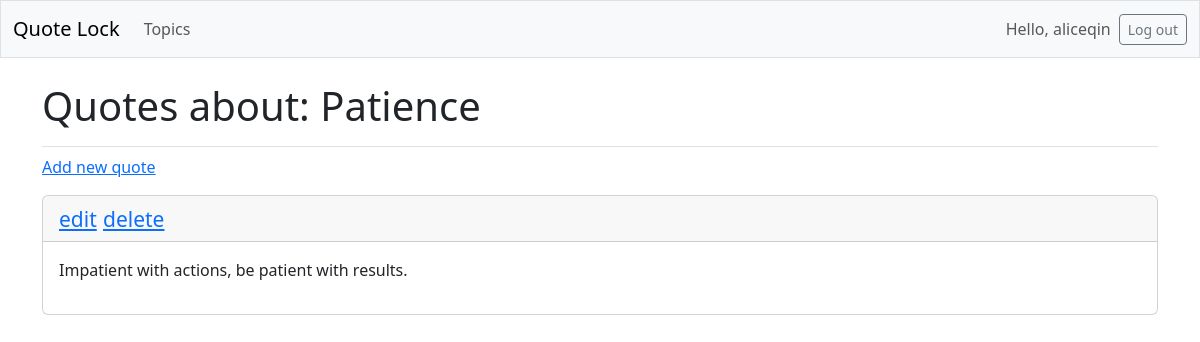
/topics/1 (signed in), run on the app's committed database.
### quotes/models.py (models this page shows, shortened)
class Topic(models.Model):
    text = models.CharField(max_length=200)
    date_added = models.DateTimeField(auto_now_add=True)
    owner = models.ForeignKey(User, on_delete=models.CASCADE)

class Quote(models.Model):
    topic = models.ForeignKey(Topic, on_delete=models.CASCADE)
    text = models.TextField()
    date_added = models.DateTimeField(auto_now_add=True)

### quotes/views.py (the view)
# urls.py: path('topics/<int:topic_id>', views.topic, name='topic'),
@login_required
def topic(request, topic_id):
    topic = Topic.objects.get(id=topic_id)
    check_topic_owner(topic, request.user)
    quotes = topic.quote_set.all()
    return render(request, 'quotes/topic.html', {
        'topic': topic,
        'quotes':quotes
    })

### quotes/views.py (called while the page is built)
def check_topic_owner(topic, user):
    if topic.owner != user:
        raise Http404

### quotes/templates/quotes/topic.html
{% extends 'quotes/base.html' %}
{% block page_header %}
    <h1>Quotes about: {{ topic.text }}</h1>
{% endblock page_header %}
{% block content %}
    <p>
        <a href="{% url 'quotes:new_quote' topic.id %}">Add new quote</a>
    </p>
    {% for quote in quotes %}
        <div class="card mb-3">
            <h4 class="card-header">
                <small><a href="{% url 'quotes:edit_quote' quote.id%}">edit</a></small>
                <small><a href="{% url 'quotes:delete_quote' quote.id %}">delete</a></small>
            </h4>
            <div class="card-body">
                {{ quote.text|linebreaks }}
            </div>
        </div>
    {% empty %}
        <p>No quotes have been added yet.</p>
    {% endfor %}
{% endblock content %}

### quotes/templates/quotes/base.html (shortened to what this page needs)
<!doctype html>
<html lang="en">
  <head>
    {% load django_bootstrap5 %}
    {% bootstrap_css %}
    <link rel="stylesheet" type="text/css" href="#">
  </head>
  <body>
    <nav class="navbar navbar-expand-md navbar-light bg-light mb-4 border">
      <div class="container-fluid">
        <a class="navbar-brand" href="{% url 'quotes:index' %}">Quote Lock</a>
        <div class="collapse navbar-collapse" id="navbarCollapse">
          <ul class="navbar-nav me-auto mb-2 mb-md-0">
            <li class="nav-item">
              <a class="nav-link" href="{% url 'quotes:topics' %}">Topics</a>
            </li>
          </ul>
          <ul class="navbar-nav ms-auto mb-2 mb-md-0">
            {% if user.is_authenticated %}
              <li class="nav-item"><span class="navbar-text me-2">Hello, {{ user.username }}</span></li>
            {% else %}
              <li class="nav-item"><a class="nav-link" href="{% url 'accounts:register' %}">Register</a></li>
              <li class="nav-item"><a class="nav-link" href="{% url 'accounts:login' %}">Log in</a></li>
            {% endif %}
          </ul>
          {% if user.is_authenticated %}
            <form action="{% url 'accounts:logout' %}" method="post">
              <input type="submit" value="Log out" class="btn btn-outline-secondary btn-sm">
            </form>
          {% endif %}
        </div>
      </div>
    </nav>
    <main class="container">
      <div class="pb-2 mb-2 border-bottom">
        {% block page_header %}{% endblock page_header %}
      </div>
      <div>
        {% block content %}{% endblock content %}
      </div>
    </main>
  </body>
</html>

### data on the page
Topic: text "Patience"
Quote: text "Impatient with actions, be patient with results."

### other printed values
{{ user.username }} "aliceqin"
